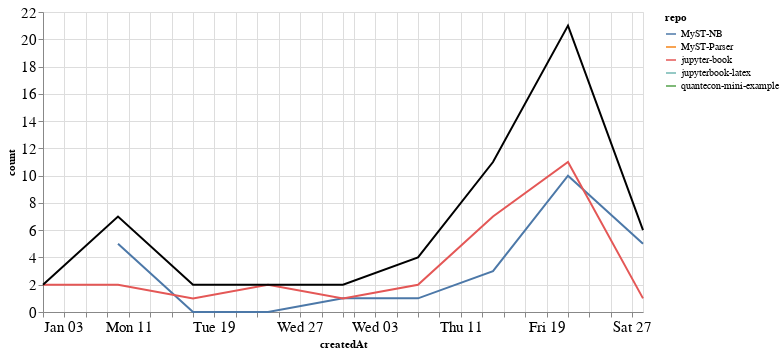

Notebook code cell kept with this figure:
### Markdown cell above
### Comments

### Code cell
comments_time = comments.groupby('repo').resample('W', on='createdAt').count()['author'].reset_index()
comments_time = comments_time.rename(columns={'author': 'count'})
comments_time_total = comments_time.groupby('createdAt').agg({"count": "sum"}).reset_index()
ch1 = alt.Chart(comments_time, width=600).mark_line().encode(
    x='createdAt',
    y='count',
    color='repo',
    tooltip="repo"
)

ch2 = alt.Chart(comments_time_total, width=600).mark_line(color="black").encode(
    x='createdAt',
    y='count',
)

ch1 + ch2

### Figure 1 — Vega-Lite specification as saved in the notebook (floating-point values rounded to 4 significant figures)
{"config": {"axisLeft": {"labelFontSize": 15}, "axisBottom": {"labelFontSize": 15}}, "layer": [{"data": {"name": "data-8739a7ed8ae9a1b3093638db031e5b80"}, "mark": "line", "encoding": {"color": {"type": "nominal", "field": "repo"}, "tooltip": {"type": "nominal", "field": "repo"}, "x": {"type": "temporal", "field": "createdAt"}, "y": {"type": "quantitative", "field": "count"}}, "width": 600}, {"data": {"name": "data-83f683760ae93cb78763d01c8984eca0"}, "mark": {"type": "line", "color": "black"}, "encoding": {"x": {"type": "temporal", "field": "createdAt"}, "y": {"type": "quantitative", "field": "count"}}, "width": 600}], "$schema": "https://vega.github.io/schema/vega-lite/v4.8.1.json", "datasets": {"data-8739a7ed8ae9a1b3093638db031e5b80": [{"repo": "MyST-NB", "createdAt": "2021-01-10T00:00:00", "count": 5}, {"repo": "MyST-NB", "createdAt": "2021-01-17T00:00:00", "count": 0}, {"repo": "MyST-NB", "createdAt": "2021-01-24T00:00:00", "count": 0}, {"repo": "MyST-NB", "createdAt": "2021-01-31T00:00:00", "count": 1}, {"repo": "MyST-NB", "createdAt": "2021-02-07T00:00:00", "count": 1}, {"repo": "MyST-NB", "createdAt": "2021-02-14T00:00:00", "count": 3}, {"repo": "MyST-NB", "createdAt": "2021-02-21T00:00:00", "count": 10}, {"repo": "MyST-NB", "createdAt": "2021-02-28T00:00:00", "count": 5}, {"repo": "MyST-Parser", "createdAt": "2021-01-17T00:00:00", "count": 1}, {"repo": "jupyter-book", "createdAt": "2021-01-03T00:00:00", "count": 2}, {"repo": "jupyter-book", "createdAt": "2021-01-10T00:00:00", "count": 2}, {"repo": "jupyter-book", "createdAt": "2021-01-17T00:00:00", "count": 1}, {"repo": "jupyter-book", "createdAt": "2021-01-24T00:00:00", "count": 2}, {"repo": "jupyter-book", "createdAt": "2021-01-31T00:00:00", "count": 1}, {"repo": "jupyter-book", "createdAt": "2021-02-07T00:00:00", "count": 2}, {"repo": "jupyter-book", "createdAt": "2021-02-14T00:00:00", "count": 7}, {"repo": "jupyter-book", "createdAt": "2021-02-21T00:00:00", "count": 11}, {"repo": "jupyter-book", "createdAt": "2021-02-28T00:00:00", "count": 1}, {"repo": "jupyterbook-latex", "createdAt": "2021-02-07T00:00:00", "count": 1}, {"repo": "quantecon-mini-example", "createdAt": "2021-02-14T00:00:00", "count": 1}], "data-83f683760ae93cb78763d01c8984eca0": [{"createdAt": "2021-01-03T00:00:00", "count": 2}, {"createdAt": "2021-01-10T00:00:00", "count": 7}, {"createdAt": "2021-01-17T00:00:00", "count": 2}, {"createdAt": "2021-01-24T00:00:00", "count": 2}, {"createdAt": "2021-01-31T00:00:00", "count": 2}, {"createdAt": "2021-02-07T00:00:00", "count": 4}, {"createdAt": "2021-02-14T00:00:00", "count": 11}, {"createdAt": "2021-02-21T00:00:00", "count": 21}, {"createdAt": "2021-02-28T00:00:00", "count": 6}]}}
